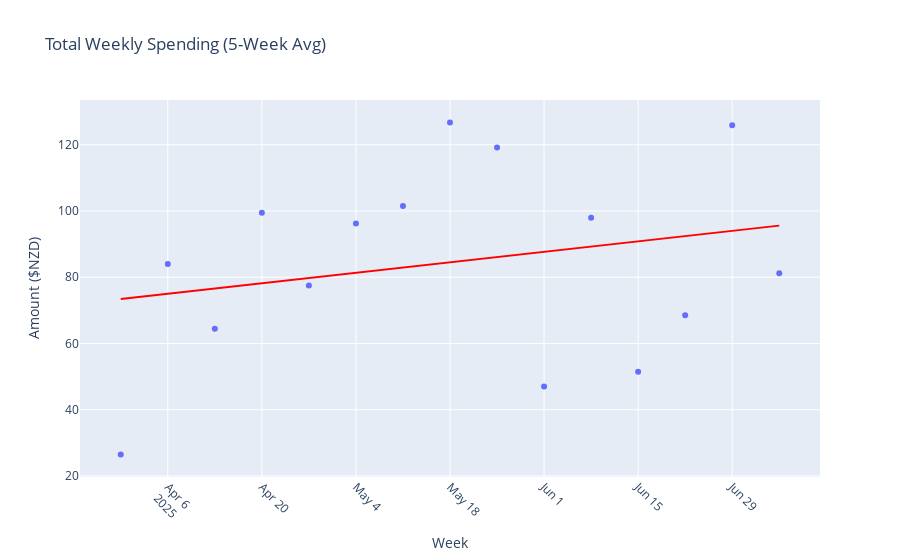

Notebook source saved alongside this figure:
### Code cell
spending_by_week = (
    df_data[df_data["Amount"] < 0]
    .resample("W", on="Date")
    .mean()
    .reset_index()
)
spending_by_week["Amount"] = spending_by_week["Amount"].abs()
spending_by_week["RollingMean"] = spending_by_week["Amount"].rolling(window=1).mean() #Change later when the data becomes huge, useless for now

fig = px.scatter(
    spending_by_week,
    x="Date",
    y="RollingMean",
    title="Total Weekly Spending (5-Week Avg)",
    trendline="ols",
    trendline_color_override="red",
    hover_data={"Amount": True},
)

fig.update_layout(
    xaxis_title="Week",
    yaxis_title=f"Amount ({CURRENCY_PREFIX})",
    xaxis=dict(tickangle=45),
)

### Figure 1 — Plotly figure (JSON) as saved in the notebook; plotly's stock layout.template omitted (floating-point values rounded to 4 significant figures)
{"data": [{"customdata": [[26.5], [83.99], [64.47], [99.47], [77.5], [96.19], [101.5], [126.7], [119.2], [47.0], [97.98], [51.47], [68.49], [125.9], [81.2]], "hovertemplate": "Date=%{x}<br>RollingMean=%{y}<br>Amount=%{customdata[0]}<extra></extra>", "legendgroup": "", "marker": {"color": "#636efa", "symbol": "circle"}, "mode": "markers", "name": "", "orientation": "v", "showlegend": false, "type": "scatter", "x": ["2025-03-30T00:00:00.000000000", "2025-04-06T00:00:00.000000000", "2025-04-13T00:00:00.000000000", "2025-04-20T00:00:00.000000000", "2025-04-27T00:00:00.000000000", "2025-05-04T00:00:00.000000000", "2025-05-11T00:00:00.000000000", "2025-05-18T00:00:00.000000000", "2025-05-25T00:00:00.000000000", "2025-06-01T00:00:00.000000000", "2025-06-08T00:00:00.000000000", "2025-06-15T00:00:00.000000000", "2025-06-22T00:00:00.000000000", "2025-06-29T00:00:00.000000000", "2025-07-06T00:00:00.000000000"], "xaxis": "x", "y": [26.5, 83.99, 64.47, 99.47, 77.5, 96.19, 101.5, 126.7, 119.2, 47.0, 97.98, 51.47, 68.49, 125.9, 81.2], "yaxis": "y"}, {"hovertemplate": "<b>OLS trendline</b><br>RollingMean = 2.61692e-06 * Date + -4488.64<br>R<sup>2</sup>=0.057940<br><br>Date=%{x}<br>RollingMean=%{y} <b>(trend)</b><extra></extra>", "legendgroup": "", "line": {"color": "red"}, "marker": {"color": "#636efa", "symbol": "circle"}, "mode": "lines", "name": "", "showlegend": false, "type": "scatter", "x": ["2025-03-30T00:00:00.000000000", "2025-04-06T00:00:00.000000000", "2025-04-13T00:00:00.000000000", "2025-04-20T00:00:00.000000000", "2025-04-27T00:00:00.000000000", "2025-05-04T00:00:00.000000000", "2025-05-11T00:00:00.000000000", "2025-05-18T00:00:00.000000000", "2025-05-25T00:00:00.000000000", "2025-06-01T00:00:00.000000000", "2025-06-08T00:00:00.000000000", "2025-06-15T00:00:00.000000000", "2025-06-22T00:00:00.000000000", "2025-06-29T00:00:00.000000000", "2025-07-06T00:00:00.000000000"], "xaxis": "x", "y": [73.42, 75.0, 76.59, 78.17, 79.75, 81.33, 82.92, 84.5, 86.08, 87.67, 89.25, 90.83, 92.41, 94.0, 95.58], "yaxis": "y"}], "layout": {"legend": {"tracegroupgap": 0}, "title": {"text": "Total Weekly Spending (5-Week Avg)"}, "xaxis": {"anchor": "y", "domain": [0, 1], "tickangle": 45, "title": {"text": "Week"}}, "yaxis": {"anchor": "x", "domain": [0, 1], "title": {"text": "Amount ($NZD)"}}}}
